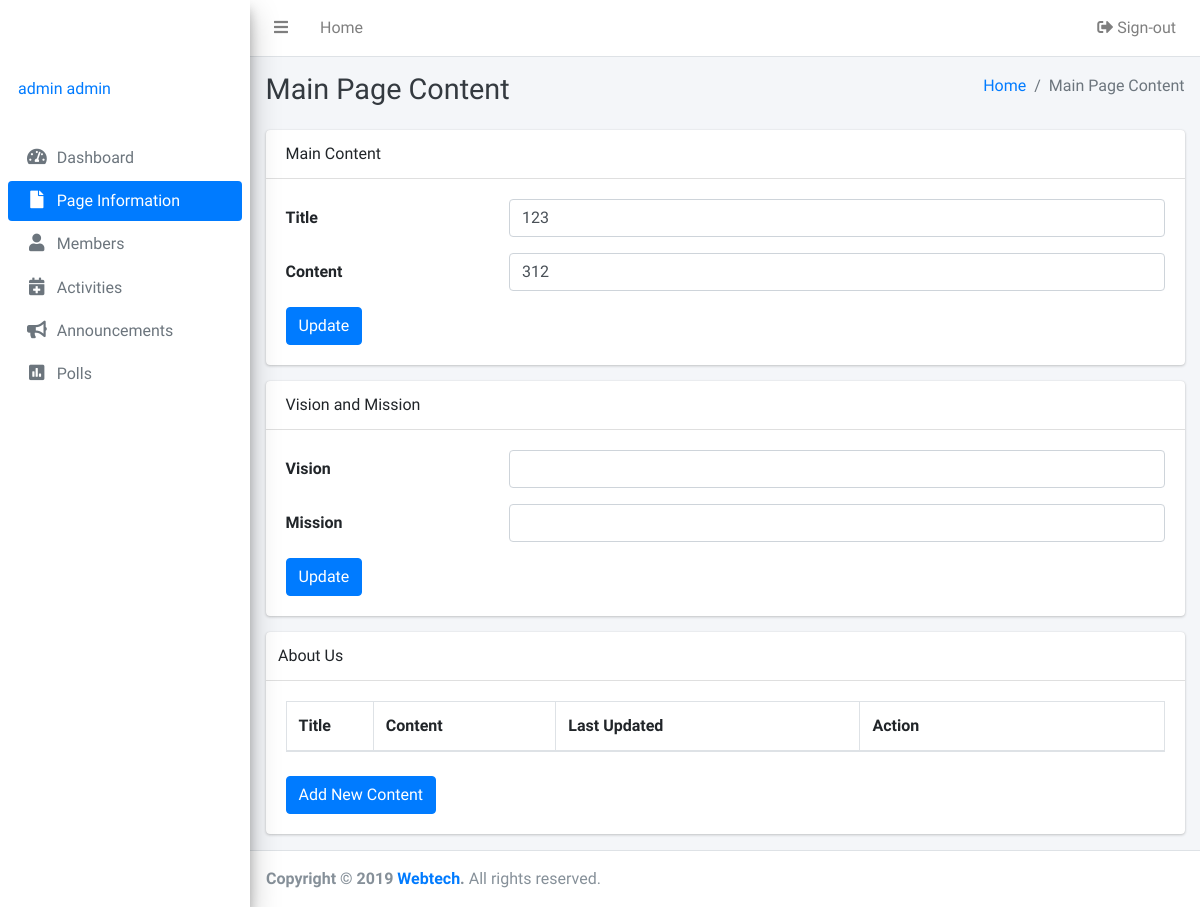
/admins/page.php (signed in), run on an earlier commit of the app's database.
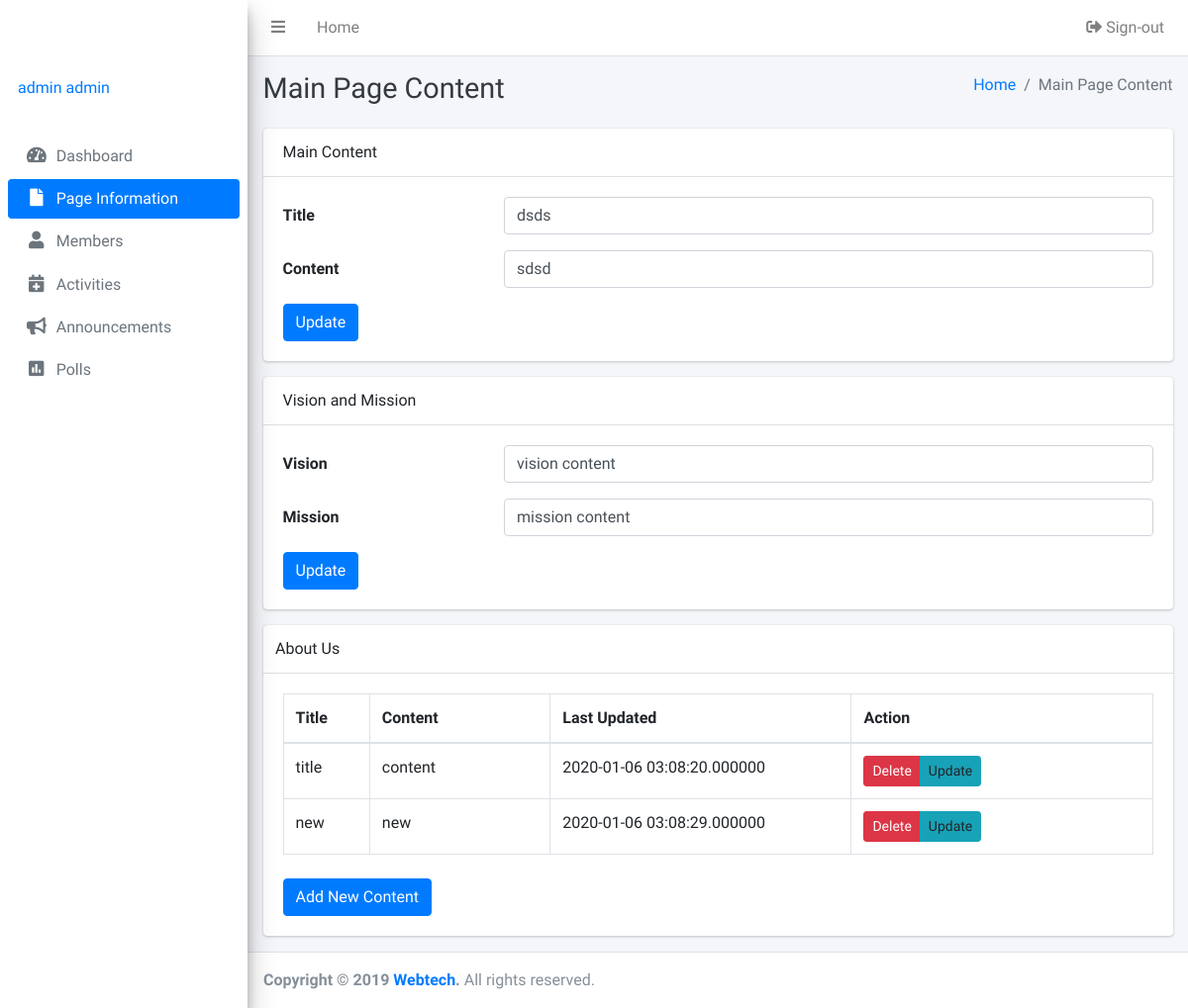
And on a later commit of the database.
### tables this page shows
CREATE TABLE IF NOT EXISTS `maincontent` (
  `id` int(255) NOT NULL AUTO_INCREMENT,
  `title` varchar(255) NOT NULL,
  `content` longtext NOT NULL,
  PRIMARY KEY (`id`)
);

CREATE TABLE IF NOT EXISTS `visionmission` (
  `vision` text NOT NULL,
  `mission` varchar(255) NOT NULL
);

CREATE TABLE IF NOT EXISTS `aboutus` (
  `id` int(255) NOT NULL AUTO_INCREMENT,
  `title` text NOT NULL,
  `content` text NOT NULL,
  `timestamp` timestamp(6) NOT NULL,
  PRIMARY KEY (`id`)
);

### admins/page.php (the view, shortened to what the changed rows need)
<?php
  include 'inc/header.php';
  include 'inc/db.php';
 ?>
<body class="hold-transition sidebar-mini">
<div class="wrapper">
  <div class="content-wrapper">
    <div class="content-header">
      <div class="container-fluid">
        <div class="row mb-2">
          <div class="col-sm-6">
            <h1 class="m-0 text-dark">Main Page Content</h1>
          </div>
        </div>
      </div>
    </div>
    <div class="content">
      <div class="container-fluid">
         <div class="row">
          <div class="col-12">
            <div class="card">
              <div class="card-body">
               <form class="form-horizontal" action="page.php" method="post" >
                <?php
                  $sql = mysqli_query($db, "SELECT * FROM maincontent");
                  $content = mysqli_fetch_assoc($sql);
                ?>
                  <div class="form-group row">
                    <div class="col-sm-9">
                      <input type="text" class="form-control" value="<?php echo $content['title'];?>" name="title" required>
                    </div>
                  </div>
                  <div class="form-group row">
                    <div class="col-sm-9">
                      <input type="text" class="form-control" value="<?php echo $content['content'];?>" name="content" required>
                    </div>
                  </div>
                  </form>
              </div>
            </div>
          </div>
        </div>
        <div class="row">
          <div class="col-12">
            <div class="card">
              <div class="card-body">
               <form class="form-horizontal" action="page.php" method="post" >
                <?php
                  $sql1 = mysqli_query($db, "SELECT * FROM visionmission");
                  $visionmission = mysqli_fetch_assoc($sql1);
                ?>
                  <div class="form-group row">
                    <div class="col-sm-9">
                      <input type="text" class="form-control" value="<?php echo $visionmission['vision'];?>" name="vision" required>
                    </div>
                  </div>
                  <div class="form-group row">
                    <div class="col-sm-9">
                      <input type="text" class="form-control" value="<?php echo $visionmission['mission'];?>" name="mission" required>
                    </div>
                  </div>
                  </form>
              </div>
            </div>
          </div>
        </div>
       <div class="row">
          <div class="col-12">
            <div class="card">
              <div class="card-body">
                <table class="table table-bordered">
                  <thead>
                  <tr>
                    <th width="50">Title</th>
                    <th width="120">Content</th>
                    <th width="200">Last Updated</th>
                    <th width="200">Action</th>
                  </tr>
                  </thead>
                  <tbody>
                  <?php
                  $sql = mysqli_query($db, "SELECT * FROM aboutus");
                  while ($row = mysqli_fetch_array($sql)) {
                        ?>
                  <tr>
                    <td><?php echo $row['title'];?></td>
                    <td><?php echo $row['content'];?></td>
                    <td><?php echo $row['timestamp'];?></td>
                    <td>
                       <div class="btn-group btn-group-sm">
                        <a href='aboutusdelete.php?id=<?php echo $row['id']; ?>' class="btn btn-danger">Delete</i></a>
                        <a data-toggle="modal" data-target='#view<?php echo $row['id']; ?>' class="btn btn-info">Update</a>
                     </div>
                    </td>
                  </tr>
                  <?php   } ?>
                  </tbody>
                </table>
                <br>
              </div>
            </div>
          </div>
        </div>
      </div>
    </div>
  </div>
</div>
</body>
</html>

What changed in the data, as far as the page shows it:
changed maincontent: title "123" → "dsds"; content "312" → "sdsd"
added visionmission: vision "vision content", mission "mission content"
added aboutus: title "title", content "content", timestamp "2020-01-06 03:08:20.000000"
added aboutus: title "new", content "new", timestamp "2020-01-06 03:08:29.000000"
